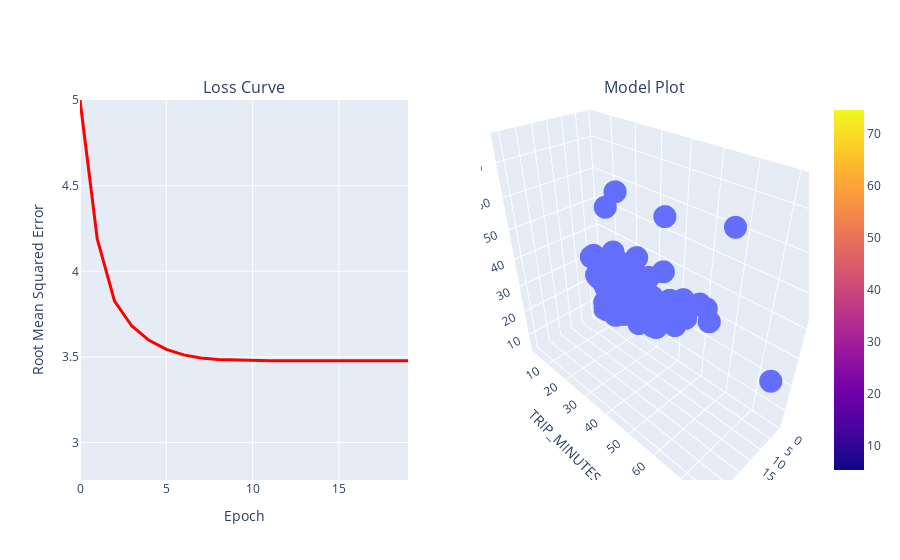

Here is the notebook cell this chart was saved with:
### Markdown cell above
## Train a model with two features

The model you trained with the feature ``TOTAL_MILES`` demonstrates fairly strong predictive power, but is it possible to do better? In this step, try training the model with two features, ``TRIP_MILES`` and ``TRIP_MINUTES``, to see if you can improve the model. You may recall that the original dataset does not include a feature ``TRIP_MINUTES``, but this feature can be easily derived from ``TRIP_SECONDS`` as shown in the code below.*

**Instructions**
1. Review the code in **Experiment 3** code cell.
1. Run the **Experiment 3** code cell.
1. Review the output from the training run and answer these questions:
  * Does the model with two features produce better results than one using a single feature?
  * Does it make a difference if you use ``TRIP_SECONDS`` instead of ``TRIP_MINUTES``?
  * How well do you think the model comes to the ground truth fare calculation for Chicago Taxi Trips?


Notice that the scatter plot of the features vs. the label is a three dimensional (3-D) plot. This representation allows you to visualize both features and the label all together. The two features (TRIP_MILES and TRIP_MINUTES) are on the x and y axis, and the label (FARE) is on the z axis. The plot shows individual examples in the dataset as circles, and the model as a surface (plane). With this 3-D model, if the trained model is good you would expect most of the examples to land on the plane surface. The 3-D plot is interactive so you can explore the data further by clicking or dragging the plot.

### Code cell
# Experiment 3: Train the model using two features
# ------------------------------------------------

# Step 1: Define the hyperparameters
# - These values control the training process.
# - Adjust them to observe their impact on model training.
learning_rate = 0.001  # The rate at which the model updates weights during training
epochs = 20            # The number of complete passes through the dataset
batch_size = 50        # The number of data samples processed together in a single training step

# Step 2: Add a new feature to the dataset
# - Here, we create a new column 'TRIP_MINUTES' by converting 'TRIP_SECONDS' into minutes.
# - This additional feature provides a different perspective on trip duration, which
#   could improve the model's ability to predict 'FARE'.
training_df.loc[:, 'TRIP_MINUTES'] = training_df['TRIP_SECONDS'] / 60  # Convert seconds to minutes

# Step 3: Specify the features and label
# - Features: The independent variables ('TRIP_MILES' and 'TRIP_MINUTES') used for prediction.
# - Label: The dependent variable ('FARE') the model tries to predict.
features = ['TRIP_MILES', 'TRIP_MINUTES']  # Use both trip distance and duration as input features
label = 'FARE'                             # Predict the fare amount as the target variable

# Step 4: Run the experiment
# - The `run_experiment` function:
#   1. Builds a linear regression model with two input features.
#   2. Trains the model using the specified hyperparameters and dataset.
#   3. Visualizes the training loss curve and the model's predictions.
# - The trained model is returned and stored in `model_2`.
model_2 = run_experiment(training_df, features, label, learning_rate, epochs, batch_size)

# Notes for Beginners:
# --------------------
# - Adding more features can make the model more accurate by providing additional information.
# - However, using irrelevant or redundant features can increase complexity and degrade performance.
# - Experiment by adding or removing features to observe their impact on the loss curve and predictions.

### Figure 1 — Plotly figure (JSON) as saved in the notebook; plotly's stock layout.template omitted (floating-point values rounded to 4 significant figures; data arrays with more than 128 entries replaced by an {"elided": "..."} marker saying what was removed)
{"data": [{"hovertemplate": "TRIP_MILES=%{x}<br>TRIP_MINUTES=%{y}<br>FARE=%{z}<extra></extra>", "legendgroup": "", "marker": {"color": "#636efa", "symbol": "circle"}, "mode": "markers", "name": "", "scene": "scene", "showlegend": false, "type": "scatter3d", "x": {"elided": "200 float values"}, "y": {"elided": "200 float values"}, "z": {"elided": "200 float values"}}, {"scene": "scene", "type": "surface", "x": {"elided": "200 float values"}, "y": {"elided": "200 float values"}, "z": {"elided": "1x200 float values"}}, {"hovertemplate": "Epoch=%{x}<br>RMSE=%{y}<extra></extra>", "legendgroup": "", "line": {"color": "#ff0000", "dash": "solid", "width": 3}, "marker": {"symbol": "circle"}, "mode": "lines", "name": "", "orientation": "v", "showlegend": false, "type": "scatter", "x": [0, 1, 2, 3, 4, 5, 6, 7, 8, 9, 10, 11, 12, 13, 14, 15, 16, 17, 18, 19], "xaxis": "x", "y": [5.0, 4.189, 3.826, 3.681, 3.597, 3.545, 3.513, 3.494, 3.485, 3.482, 3.48, 3.478, 3.479, 3.478, 3.478, 3.479, 3.478, 3.478, 3.478, 3.478], "yaxis": "y"}], "layout": {"annotations": [{"font": {"size": 16}, "showarrow": false, "text": "Loss Curve", "x": 0.225, "xanchor": "center", "xref": "paper", "y": 1, "yanchor": "bottom", "yref": "paper"}, {"font": {"size": 16}, "showarrow": false, "text": "Model Plot", "x": 0.775, "xanchor": "center", "xref": "paper", "y": 1, "yanchor": "bottom", "yref": "paper"}], "scene": {"domain": {"x": [0.55, 1], "y": [0, 1]}, "xaxis": {"title": {"text": "TRIP_MILES"}}, "yaxis": {"title": {"text": "TRIP_MINUTES"}}, "zaxis": {"title": {"text": "FARE"}}}, "xaxis": {"anchor": "y", "domain": [0, 0.45], "title": {"text": "Epoch"}}, "yaxis": {"anchor": "x", "domain": [0, 1], "range": [2.782, 5.0], "title": {"text": "Root Mean Squared Error"}}}}
